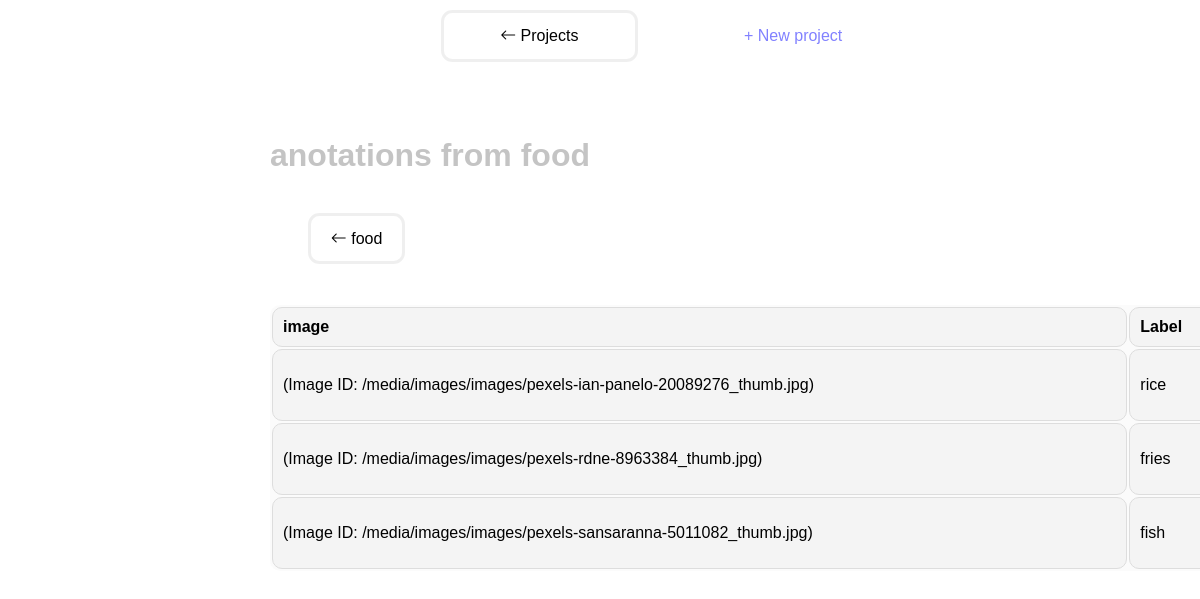
Screenshot of /project/28/annotationslist with the database file from the repository.
### annotation/models.py (models this page shows, shortened)
class Project(models.Model):
    name = models.CharField(max_length=255)
    description = models.TextField()

class Annotation(models.Model):
    image = models.ForeignKey(Image, related_name='annotations', on_delete=models.CASCADE)
    label = models.CharField(max_length=255)
    class Meta:
        constraints = [
            models.UniqueConstraint(fields=['image'], name='unique_annotation_per_image')
        ]

class Image(models.Model):
    project = models.ForeignKey(Project, related_name='images', on_delete=models.CASCADE)
    image_file = models.ImageField(upload_to='images/')
    description = models.TextField(default="No description provided.")

### annotation/views.py (the view)
# urls.py: path('project/<int:project_id>/annotationslist', views.annotationslist, name='annotationslist'),
def annotationslist(request, project_id):
    selected_project = get_object_or_404(Project, id=project_id)
    annotations = Annotation.objects.filter(image__project=selected_project)
    return render(request, 'annotation/annotationslist.html', {
        'annotations': annotations,
        'project': selected_project,
    })

### annotation/templates/annotation/annotationslist.html (shortened to what this page needs)
{% extends 'annotation/base.html' %}
{% block content %}
<p ><h1 style="margin-bottom: 1.5cm; margin-top: 1.5cm; color:rgba(0, 0, 0, 0.233); ">anotations from {{ project.name }}</h1></p>
<a class="page" href="{% url 'project_list' project.id %}" class="btn btn-secondary mt-3"> <i class="bi bi-arrow-left"></i> {{ project.name }}</a>
<table>
    <thead>
        <tr>
            <th>image</th>
            <th>Label</th>
        </tr>
    </thead>
    <tbody>
        {% for annotation in annotations %}
            <tr>
                <td class="thumbnail-cell">
                    <p>(Image ID: {{ annotation.image.image_file.url }})</p>
                </td>
                <td>
                   <p>{{ annotation.label }}</p>
                </td>
            </tr>
        {% empty %}
            <tr>
                <td colspan="2">No images available for this project.</td>
            </tr>
        {% endfor %}
    </tbody>
</table>
{% endblock %}

### annotation/templates/annotation/base.html (style rules this page uses)
body { font-family: Arial, sans-serif; margin: 0; padding: 0; }

### annotation/templates/annotation/annotationslist.html (style rules this page uses)
table { width: 10in; margin-right: 2in; background-color:#e6e6e62d ; margin-top: 1.5cm; border-radius: 10px; }
table th, table td { border: 1px solid #ddd; padding: 10px; text-align: left; vertical-align: middle; border-radius: 10px; background-color: #f4f4f4; }
table th { background-color: #f4f4f4; font-weight: bold; }
.page { color: black; font-size: medium; font-family: 'Franklin Gothic Medium', 'Arial Narrow', Arial, sans-serif; font-weight: 400; text-align: center; margin-left: 1cm; padding: 14px 20px; text-decoration: none; border-radius: 0.3cm; border: 3px solid rgba(0, 0, 0, 0.062); width:4cm ; }

### rows the page displays
Project: name "food"
Annotation: image.image_file "/media/images/images/pexels-ian-panelo-20089276_thumb.jpg", label "rice"
Annotation: image.image_file "/media/images/images/pexels-rdne-8963384_thumb.jpg", label "fries"
Annotation: image.image_file "/media/images/images/pexels-sansaranna-5011082_thumb.jpg", label "fish"
